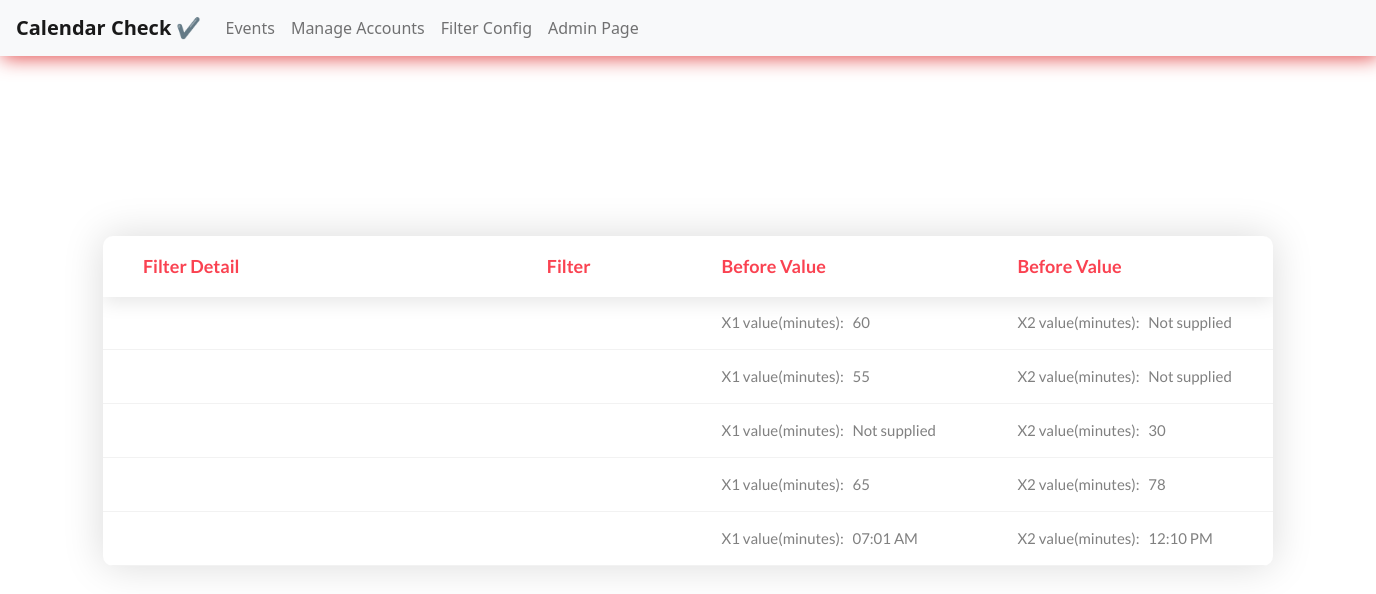
The app's page /filter with its own data.
### cal/models.py (models this page shows, shortened)
class Filter(models.Model):
    filter_detail = models.CharField('Filter Detail', max_length=300, null=True)
    keyword = models.CharField(max_length=30, choices=keyword)
    X1 = models.CharField('value to set(X1)', max_length=200, null=True, blank=True)
    X2 = models.CharField('value to set(X2)', max_length=200, null=True, blank=True)
    class Meta:
        verbose_name_plural = "FIlters"

### cal/views.py (the view)
# urls.py: path('filter', filter_config, name='filter'),
def filter_config(request):
    filters = Filter.objects.all()
    context = {'filters': filters}
    return render(request, 'cal/filter_config.html', context)

### cal/templates/cal/filter_config.html
{% extends 'index.html' %}
{% block content %}
<div class="limiter">
    <div class="container-table100">
        <div class="wrap-table100">
            <div class="table100 ver2 m-b-110">
                <div class="table100-head">
                    <table>
                        <thead>
                            <tr class="row100 head">
                                <th class="cell100 column1">Filter Detail</th>
                                <th class="cell100 column2">Filter</th>
                                <th class="cell100 column3">Before Value</th>
                                <th class="cell100 column4">Before Value</th>
                            </tr>
                        </thead>
                    </table>
                </div>
                <div class="table100-body js-pscroll">
                    <table>
                        <tbody>
                            {% for filter in filters %}
                            {% if filter.name == 'Temperature' %}
                            <tr class="row100 body">
                                <td class="cell100 column1">{{ filter.detail }}</td>
                                <td class="cell100 column2">{{ filter.name }}</td>
                                <td class="cell100 column3">X1 value(Celsius): &nbsp; {{ filter.X1|default_if_none:"Not supplied" }}</td>
                                <td class="cell100 column4">X2 value(Celsius): &nbsp; {{ filter.X2|default_if_none:"Not supplied" }}</td>
                            </tr>
                            {% else %}
                            <tr class="row100 body">
                                <td class="cell100 column1">{{ filter.detail }}</td>
                                <td class="cell100 column2">{{ filter.name }}</td>
                                <td class="cell100 column3">X1 value(minutes): &nbsp; {{ filter.X1|default_if_none:"Not supplied" }}</td>
                                <td class="cell100 column4">X2 value(minutes): &nbsp; {{ filter.X2|default_if_none:"Not supplied" }}</td>
                            </tr>
                            {% endif %}
                            {% endfor %}
                        </tbody>
                    </table>
                </div>
            </div>
        </div>
    </div>
</div>
{% endblock content %}

### static/css/main.css (style rules this page uses)
* { margin: 0px; padding: 0px; box-sizing: border-box; }
body, html { height: 100%; font-family: sans-serif; }
.js-pscroll { position: relative; overflow: hidden; }
.limiter { width: 1366px; margin: 0 auto; }
.container-table100 { width: 100%; min-height: 100vh; background: #fff; display: -webkit-box; display: -webkit-flex; display: -moz-box; display: -ms-flexbox; display: flex; align-items: center; justify-content: center; flex-wrap: wrap; padding: 33px 30px; }
.wrap-table100 { width: 1170px; }
.table100 { background-color: #fff; }
table { width: 100%; }
th, td { font-weight: unset; padding-right: 10px; }
.column1 { width: 33%; padding-left: 40px; }
.column2 { width: 13%; }
.column3 { width: 22%; }
.column4 { width: 19%; }
.table100-head th { padding-top: 18px; padding-bottom: 18px; }
.table100-body td { padding-top: 16px; padding-bottom: 16px; }
.table100 { position: relative; padding-top: 60px; }
.table100-head { position: absolute; width: 100%; top: 0; left: 0; }
.table100-body { max-height: 585px; overflow: auto; }
.table100.ver2 .table100-head { box-shadow: 0 5px 20px 0px rgba(0, 0, 0, 0.1); -moz-box-shadow: 0 5px 20px 0px rgba(0, 0, 0, 0.1); -webkit-box-shadow: 0 5px 20px 0px rgba(0, 0, 0, 0.1); -o-box-shadow: 0 5px 20px 0px rgba(0, 0, 0, 0.1); -ms-box-shadow: 0 5px 20px 0px rgba(0, 0, 0, 0.1); }
.table100.ver2 th { font-family: Lato-Bold; font-size: 18px; color: #fa4251; line-height: 1.4; background-color: transparent; }
.table100.ver2 td { font-family: Lato-Regular; font-size: 15px; color: #808080; line-height: 1.4; }
.table100.ver2 .table100-body tr { border-bottom: 1px solid #f2f2f2; }
.table100.ver2 { border-radius: 10px; overflow: hidden; box-shadow: 0 0px 40px 0px rgba(0, 0, 0, 0.15); -moz-box-shadow: 0 0px 40px 0px rgba(0, 0, 0, 0.15); -webkit-box-shadow: 0 0px 40px 0px rgba(0, 0, 0, 0.15); -o-box-shadow: 0 0px 40px 0px rgba(0, 0, 0, 0.15); -ms-box-shadow: 0 0px 40px 0px rgba(0, 0, 0, 0.15); }

### records on screen
Filter: X1 "60", X2 "Not supplied"
Filter: X1 "55", X2 "Not supplied"
Filter: X1 "Not supplied", X2 "30"
Filter: X1 "65", X2 "78"
Filter: X1 "07:01 AM", X2 "12:10 PM"
